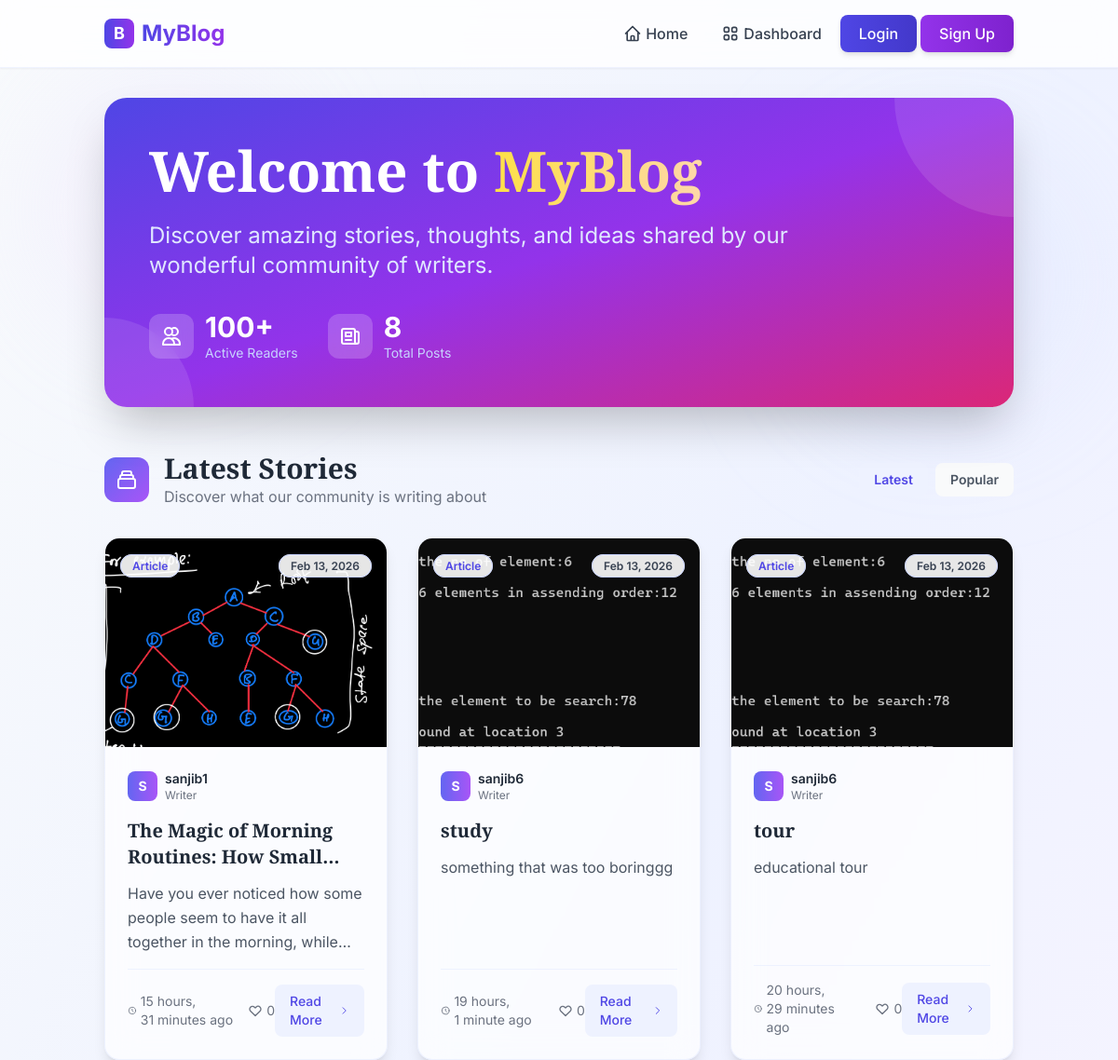
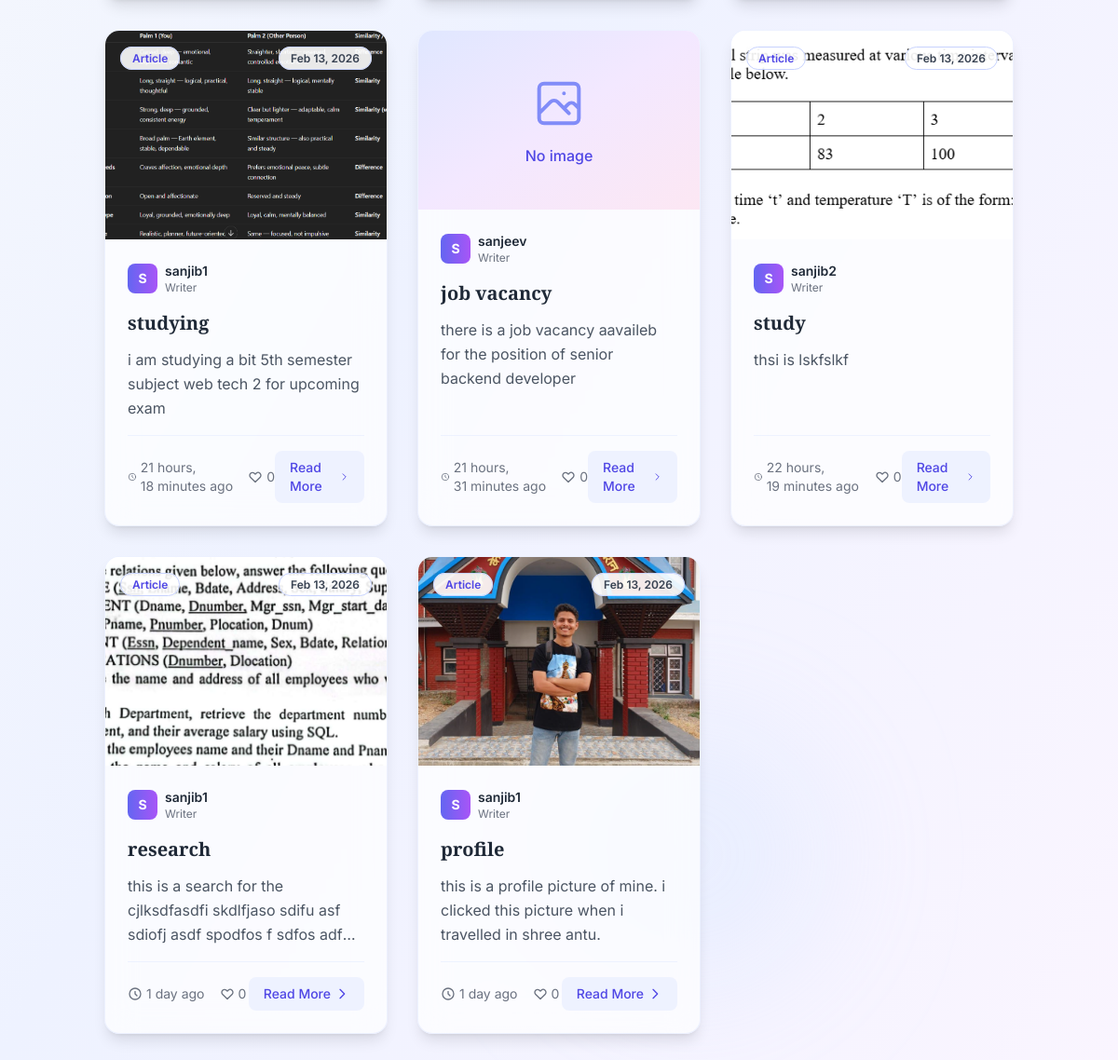
The app's page /, older data (2 pictures, top to bottom).
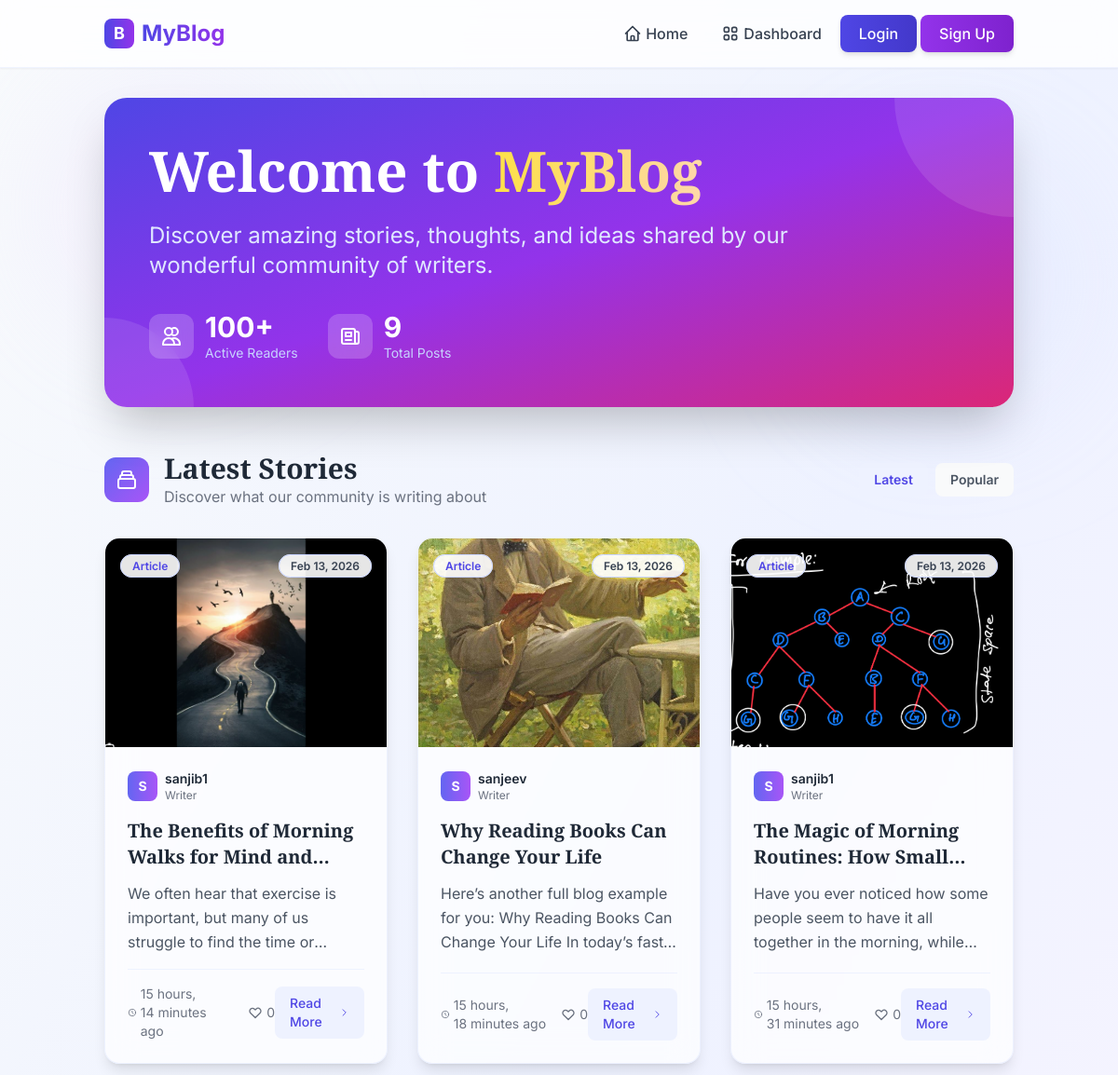
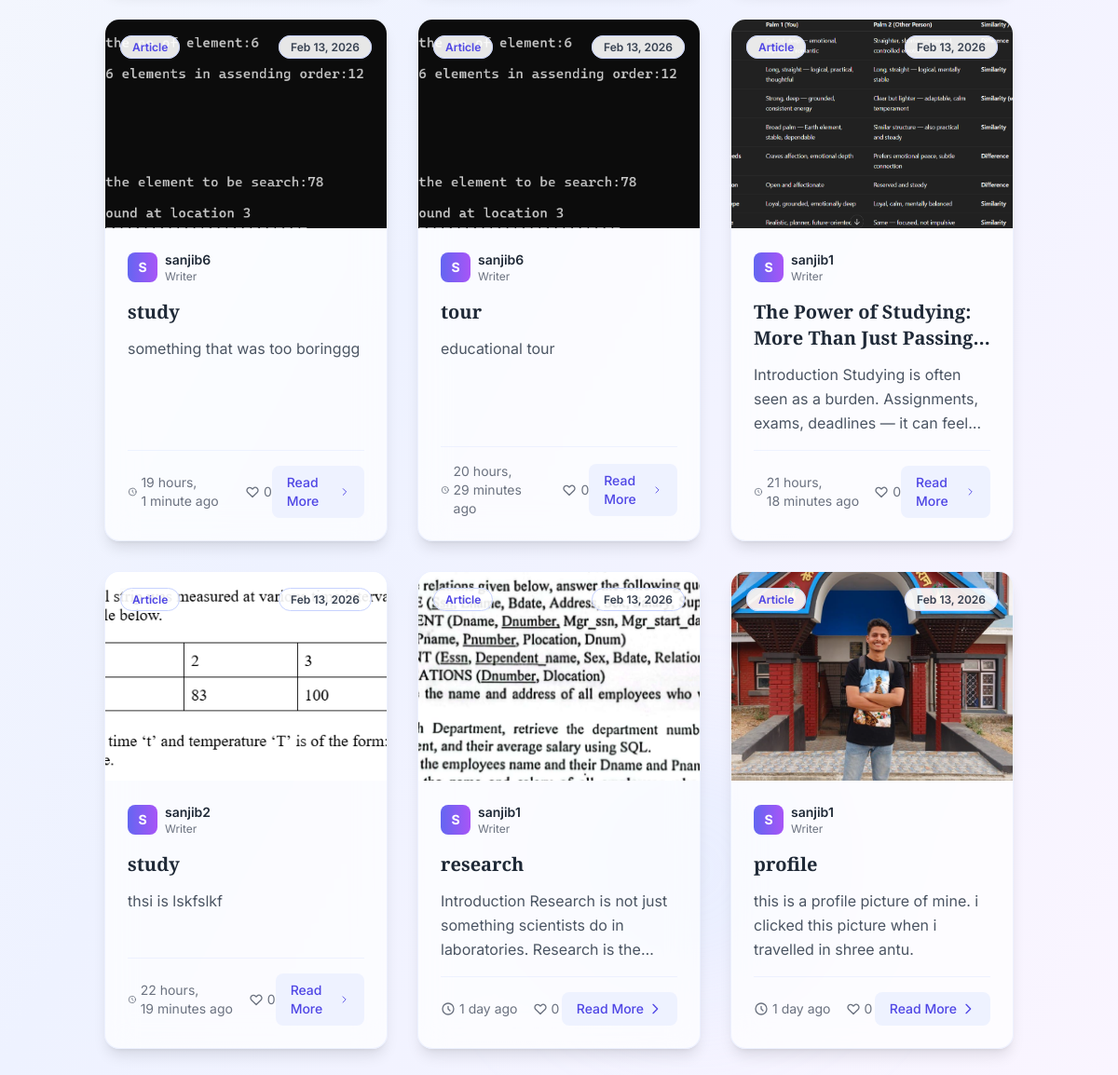
The same page, newer data (2 pictures, top to bottom).
### posts/models.py (models this page shows, shortened)
class Post(models.Model):
    author=models.ForeignKey(User,on_delete=models.CASCADE,null=True,blank=True)
    title=models.CharField(max_length=200)
    content=models.TextField()
    image=models.ImageField(upload_to='post_images/',null=True,blank=True)
    is_deleted=models.BooleanField(default=False)
    created_at=models.DateTimeField(auto_now_add=True)

### posts/views.py (the view)
# urls.py: path('',views.home_view,name='home')
def home_view(request):
    posts=Post.objects.filter(is_deleted=False).order_by('-created_at')
    context={
        'posts':posts
    }
    return render(request,'posts/home.html',context=context)

### templates/posts/home.html (shortened to what this page needs)
{% extends "posts/base.html" %}
{% load static %}
{% block child_block %}
<div class="space-y-12">
    <div class="bg-gradient-to-br from-indigo-600 via-purple-600 to-pink-600 rounded-3xl shadow-2xl p-12 text-white relative overflow-hidden">
        <div class="absolute top-0 right-0 w-64 h-64 bg-white/10 rounded-full -translate-y-32 translate-x-32"></div>
        <div class="absolute bottom-0 left-0 w-48 h-48 bg-white/10 rounded-full translate-y-24 -translate-x-24"></div>
        <div class="relative z-10 max-w-3xl">
            <h1 class="text-5xl md:text-6xl font-bold font-playfair mb-6 leading-tight">
                Welcome to
                <span class="bg-gradient-to-r from-yellow-300 to-orange-200 bg-clip-text text-transparent">MyBlog</span>
            </h1>
            <p class="text-xl md:text-2xl text-indigo-100 mb-8 leading-relaxed">
                Discover amazing stories, thoughts, and ideas shared by our wonderful community of writers.
            </p>
            <div class="flex items-center space-x-8">
                <div class="flex items-center space-x-3">
                    <div class="w-12 h-12 bg-white/20 rounded-xl backdrop-blur flex items-center justify-center">
                        <svg xmlns="http://www.w3.org/2000/svg" class="h-6 w-6" fill="none" viewBox="0 0 24 24" stroke="currentColor">
                            <path stroke-linecap="round" stroke-linejoin="round" stroke-width="2" d="M12 4.354a4 4 0 110 5.292M15 21H3v-1a6 6 0 0112 0v1zm0 0h6v-1a6 6 0 00-9-5.197M13 7a4 4 0 11-8 0 4 4 0 018 0z" />
                        </svg>
                    </div>
                    <div>
                        <p class="text-3xl font-bold">{{ total_users|default:"100+" }}</p>
                        <p class="text-indigo-200 text-sm">Active Readers</p>
                    </div>
                </div>
                <div class="flex items-center space-x-3">
                    <div class="w-12 h-12 bg-white/20 rounded-xl backdrop-blur flex items-center justify-center">
                    </div>
                    <div>
                        <p class="text-3xl font-bold">{{ posts|length }}</p>
                        <p class="text-indigo-200 text-sm">Total Posts</p>
                    </div>
                </div>
            </div>
        </div>
    </div>
    <div class="space-y-8">
        <div class="flex items-center justify-between">
            <div class="flex items-center space-x-4">
                <div class="w-12 h-12 bg-gradient-to-br from-indigo-500 to-purple-500 rounded-xl flex items-center justify-center">
                </div>
                <div>
                    <h2 class="text-3xl font-bold font-playfair text-gray-800">Latest Stories</h2>
                    <p class="text-gray-500">Discover what our community is writing about</p>
                </div>
            </div>
            <div class="flex space-x-2">
                <a href="?sort=latest" class="px-4 py-2 bg-indigo-50 text-indigo-600 rounded-lg text-sm font-semibold hover:bg-indigo-100 transition-all duration-300 inline-block">
                    Latest
                </a>
                <a href="?sort=popular" class="px-4 py-2 bg-gray-50 text-gray-600 rounded-lg text-sm font-semibold hover:bg-gray-100 transition-all duration-300 inline-block">
                    Popular
                </a>
            </div>
        </div>
        {% if posts %}
            <div class="grid grid-cols-1 md:grid-cols-2 lg:grid-cols-3 gap-8">
                {% for post in posts %}
                    <article class="group bg-white/70 backdrop-blur-lg rounded-2xl shadow-lg hover:shadow-2xl transition-all duration-500 border border-indigo-100/50 overflow-hidden flex flex-col h-full">
                        {% if post.image %}
                            <div class="relative h-56 overflow-hidden">
                                <img src="{{ post.image.url }}"
                                     alt="{{ post.title }}"
                                     class="w-full h-full object-cover group-hover:scale-110 transition-transform duration-700">
                                <div class="absolute top-4 left-4">
                                    <span class="px-3 py-1 bg-white/90 backdrop-blur rounded-full text-xs font-semibold text-indigo-600 border border-indigo-200">
                                        {{ post.category|default:"Article" }}
                                    </span>
                                </div>
                                <div class="absolute top-4 right-4">
                                    <span class="px-3 py-1 bg-white/90 backdrop-blur rounded-full text-xs font-semibold text-gray-700 border border-indigo-200">
                                        {{ post.created_at|date:"M d, Y" }}
                                    </span>
                                </div>
                            </div>
                        {% else %}
                            <div class="h-48 bg-gradient-to-br from-indigo-100 via-purple-100 to-pink-100 flex items-center justify-center">
                                <div class="text-center">
                                    <p class="text-indigo-600 font-medium">No image</p>
                                </div>
                            </div>
                        {% endif %}
                        <div class="p-6 flex-1 flex flex-col">
                            <div class="flex items-center space-x-2 mb-4">
                                <div class="w-8 h-8 bg-gradient-to-r from-indigo-500 to-purple-500 rounded-lg flex items-center justify-center">
                                    <span class="text-white text-sm font-bold">{{ post.author.username|first|upper }}</span>
                                </div>
                                <div>
                                    <p class="text-sm font-semibold text-gray-800">{{ post.author.username }}</p>
                                    <p class="text-xs text-gray-500">{{ post.author.bio|default:"Writer"|truncatechars:20 }}</p>
                                </div>
                            </div>
                            <h3 class="text-xl font-bold font-playfair text-gray-800 mb-3 group-hover:text-indigo-600 transition-colors duration-300 line-clamp-2">
                                <a href="{% url 'post_detail' post.id %}" class="hover:underline">
                                    {{ post.title }}
                                </a>
                            </h3>
                            <p class="text-gray-600 mb-4 line-clamp-3 leading-relaxed flex-1">
                                {{ post.content|truncatechars:150 }}
                            </p>
                            <div class="flex items-center justify-between pt-4 border-t border-indigo-100/50 mt-auto">
                                <div class="flex items-center space-x-4 text-sm text-gray-500">
                                    <span class="flex items-center space-x-1">
                                        <svg xmlns="http://www.w3.org/2000/svg" class="h-4 w-4" fill="none" viewBox="0 0 24 24" stroke="currentColor">
                                            <path stroke-linecap="round" stroke-linejoin="round" stroke-width="2" d="M12 8v4l3 3m6-3a9 9 0 11-18 0 9 9 0 0118 0z" />
                                        </svg>
                                        <span>{{ post.created_at|timesince }} ago</span>
                                    </span>
                                    <span class="flex items-center space-x-1">
                                        <svg xmlns="http://www.w3.org/2000/svg" class="h-4 w-4" fill="none" viewBox="0 0 24 24" stroke="currentColor">
                                            <path stroke-linecap="round" stroke-linejoin="round" stroke-width="2" d="M4.318 6.318a4.5 4.5 0 000 6.364L12 20.364l7.682-7.682a4.5 4.5 0 00-6.364-6.364L12 7.636l-1.318-1.318a4.5 4.5 0 00-6.364 0z" />
                                        </svg>
                                        <span>{{ post.likes_count|default:"0" }}</span>
                                    </span>
                                </div>
                                <a href="{% url 'post_detail' post.id %}"
                                   class="px-4 py-2 text-indigo-600 hover:text-white bg-indigo-50 hover:bg-gradient-to-r hover:from-indigo-600 hover:to-purple-600 rounded-lg transition-all duration-300 font-medium text-sm inline-flex items-center space-x-1 group/btn">
                                    <span>Read More</span>
                                    <svg xmlns="http://www.w3.org/2000/svg" class="h-4 w-4 group-hover/btn:translate-x-1 transition-transform" fill="none" viewBox="0 0 24 24" stroke="currentColor">
                                        <path stroke-linecap="round" stroke-linejoin="round" stroke-width="2" d="M9 5l7 7-7 7" />
                                    </svg>
                                </a>
                            </div>
                        </div>
                    </article>
                {% endfor %}
            </div>
        {% endif %}
    </div>
</div>
{% endblock %}

Row changes from the older to the newer data that the page shows:
removed Post: image "No image", author.username|first "S", author.username "sanjeev", author.bio "Writer", title "job vacancy", content "there is a job vacancy aavaileb for the position of senior backend developer", created_at "21 hours, 31 minutes", likes_count "0"
added Post: image (picture), category "Article", created_at "Feb 13, 2026", author.username|first "S", author.username "sanjib1", author.bio "Writer", title "The Benefits of Morning Walks for Mind…", content "We often hear that exercise is important, but many of us struggle to find the time…", created_at "15 hours, 14 minutes", likes_count "0"
added Post: image (picture), category "Article", created_at "Feb 13, 2026", author.username|first "S", author.username "sanjeev", author.bio "Writer", title "Why Reading Books Can Change Your Life", content "Here’s another full blog example for you: Why Reading Books Can Change Your Life In…", created_at "15 hours, 18 minutes", likes_count "0"
changed Post: title "studying" → "The Power of Studying: More Than Just…"; content "i am studying a bit 5th semester subject web tech 2 for upcoming exam" → "Introduction Studying is often seen as a burden. Assignments, exams, deadlines — it can…"
changed Post "research": content "this is a search for the cjlksdfasdfi skdlfjaso sdifu asf sdiofj asdf spodfos f sdfos…" → "Introduction Research is not just something scientists do in laboratories. Research is…"
Text that changed along with them:
{{ posts|length }}: "8" → "9"
